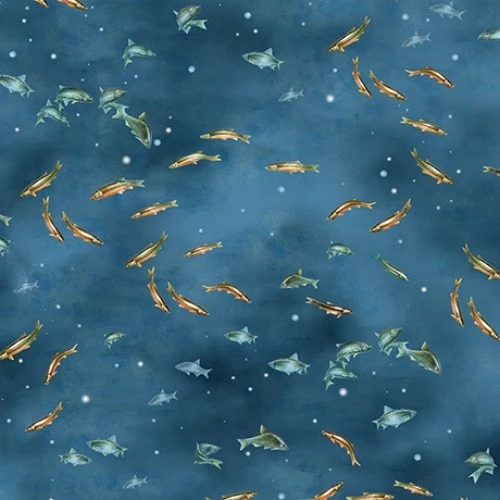
%> input picture DT_Homework/Week7/Count_Fish/1.png, 500 x 500 px
$ octave Canny_Edge_Detector.m   (GNU Octave 9; MATLAB toolbox functions it lacks are replaced by stand-ins)
%> lines starting %> are read from the running program, lines starting %| are printed output that depends on the picture; in (x1, y1, x2, y2) boxes, pixels count from 0 and x2, y2 are one past the last pixel; in counts of white or black regions, pixels touching at a corner belong together; the program's own positions count from 1
% EE368/CS232 Digital Image Processing
% Bernd Girod
% Department of Electrical Engineering, Stanford University

% Script by Qiyuan Tian and David Chen
% Canny edge detector

clear, clc, close all

% Load test image
img = rgb2gray(imread('1.png'));
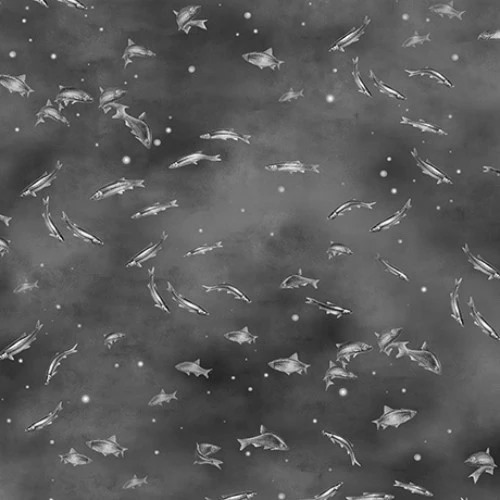
%> img: size 500x500 uint8; min 8, max 251, mean 89.5
level = graythresh(img);
%> level = 0.467
img = im2bw(img, level);
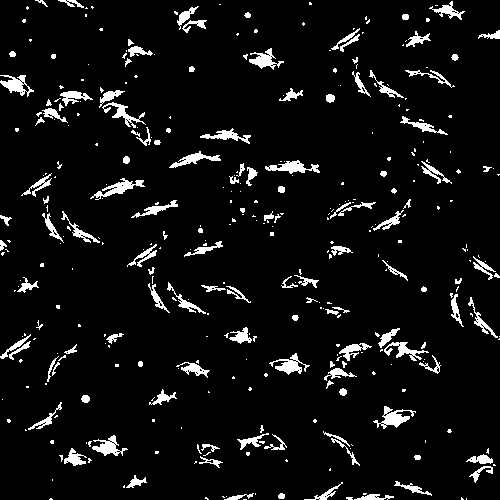
%> img: size 500x500 logical; 6.4% white; 370 white regions (240 under 20 px), largest, box (x1, y1, x2, y2) and area: (373, 406, 416, 429) 383, (90, 178, 145, 200) 373, (265, 160, 320, 174) 358
% Loop over different standard deviations of Gaussian
sigmaArray = [sqrt(2), sqrt(8), sqrt(32)];
thresh = 0.3;
figure(1), clf;
subplot(2, 2, 1), imshow(img); title('Original');
for i = 1 : numel(sigmaArray)
    % Compute and show Canny edges
    sigma = sigmaArray(i);
    bw = edge(img, 'canny', thresh, sigma);
    subplot(2, 2, i + 1), imshow(bw); title(sprintf('sigma = %.2f', sigma));
end % end i
%> this loop made 3 passes
%> pass 1, `bw = edge(img, 'canny', thresh, sigma);`:
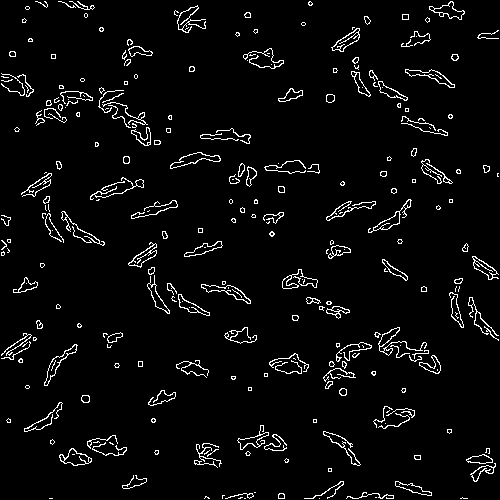
%> bw: size 500x500 logical; 4.2% white in thin lines or dots
%> pass 2, `bw = edge(img, 'canny', thresh, sigma);`:
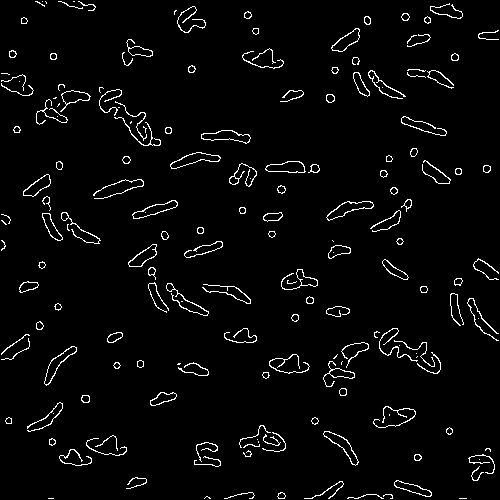
%> bw: size 500x500 logical; 3.4% white in thin lines or dots
%> pass 3, `bw = edge(img, 'canny', thresh, sigma);`:
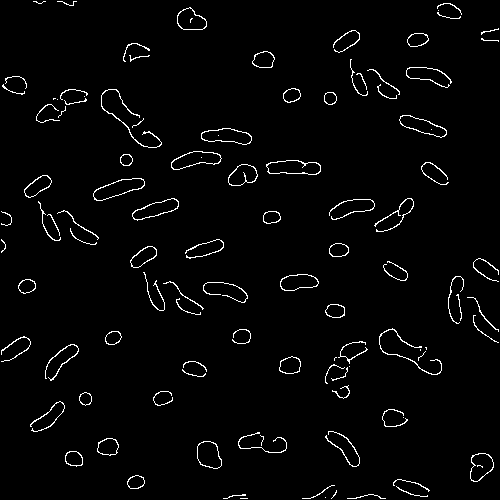
%> bw: size 500x500 logical; 2.5% white in thin lines or dots
